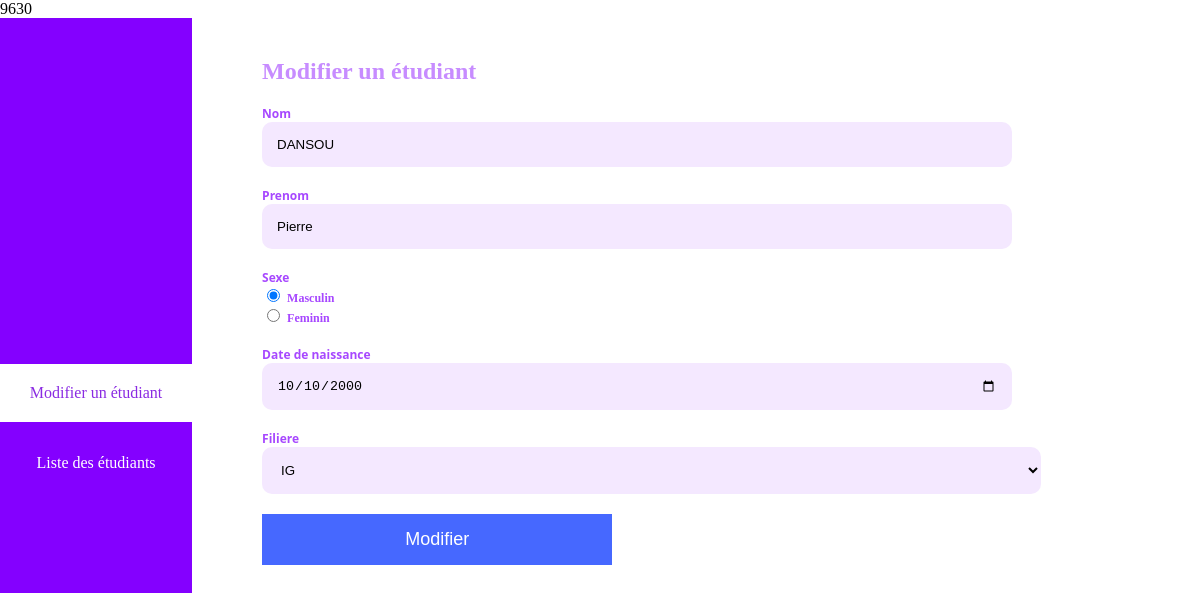
The app's page /edit.php?id=4 with its own data.
### tables this page shows
CREATE TABLE `students` (
  `id` int(11) NOT NULL,
  `nom` varchar(100) NOT NULL,
  `prenom` varchar(100) NOT NULL,
  `sexe` varchar(20) NOT NULL,
  `date_naissance` date NOT NULL,
  `filiere` varchar(100) NOT NULL
);

### edit.php (the view, shortened to what this page needs)
<?php
    require 'functions.php';
    if (isset($_GET['id']))
    {
        $id = htmlentities($_GET['id']);
        if (intval($id))
        {
            $bdd = new PDO('mysql:host=localhost;dbname=GestStudent;charset=utf8', 'root', '');
            $student = $bdd->prepare("SELECT * FROM students WHERE id = ?");
            $student->execute(array($id));
            $student = $student->fetch(PDO::FETCH_ASSOC);
        }
        else
        {
            header("location:list_of_students.php");
            exit;
        }
    }
    else
    {
        header("location:list_of_students.php");
        exit;
    }
?>
<!DOCTYPE html>
<html lang="en">
<head>
    <link rel="stylesheet" href="style.css">
</head>
<body>
    <div class="container">
        <div class="container-left-part">
            <p class="link">
                <a class="" href="edit.php">Modifier un étudiant</a>
            </p>
            <p class="">
                <a style="color: white !important;" href="list_of_students.php">Liste des étudiants</a>
            </p>
        </div>
        <div class="container-right-part">
            <div class="">
                <div class=" ">
                    <h2 class="">Modifier un étudiant</h2>
                    <form class="" action="update.php?id=<?=$id?>" method="POST">
                        <div class="">
                            <label class="label" for="Nom"> Nom</label>
                            <input type="text" value="<?= $student['nom'] ?>" name="Nom" id="Nom" class="" placeholder="Nom">
                        </div>
                        <div class="">
                            <label for="Prenom">Prenom</label>
                            <input type="text" value="<?= $student['prenom'] ?>" name="Prenom" id="prenom" class="" placeholder="Prenom">
                        </div>
                        <label for="Sexe">Sexe</label>
                        <div class=" radio">
                            <?php
                                echo radio("sexe", $student['sexe'], ['Masculin', 'Feminin']);
                            ?>
                        </div>
                        <div class="">
                            <label for="Date" class="label">Date de naissance</label>
                            <input type="date" value="<?= $student['date_naissance'] ?>" name="Date" id="" class="" placeholder="Date de naissance">
                        </div>
                        <div class="filiere_group">
                            <label for="Filiere">Filiere</label>
                            <?php
                                echo( select("Filiere", $student['filiere'], ['IG', 'MRH', 'BF', 'ECO', 'ASS']));
                            ?>
                        </div>
                        <div class="buttons">
                            <button type="submit">Modifier</button>
                        </div>
                    </form>
                </div>
            </div>
        </div>
    </div>
</body>
</html>

### style.css (style rules this page uses)
body { padding: 0; margin: 0; }
a { text-decoration: none; color: blueviolet; }
.container { display: flex; height: 100vh; }
.container-left-part { display: flex; flex-direction: column; align-items: center; justify-content: center; background-color: rgb(132, 0, 255); width: 17%; height: 100vh; }
.link { text-align: center; width: 100%; padding: 20px; background-color: white; }
form, form>div { display: flex; flex-direction: column; margin-bottom: 20px; }
.container-right-part { width: 83%; padding: 20px 0 0 70px; }
form>div>input, .filiere_group>select { padding: 15px; outline: none; border: none; border-radius: 10px; background-color: rgb(244, 232, 255); }
form>div>input { width: 80%; }
label { font-family: system-ui, -apple-system, BlinkMacSystemFont, 'Segoe UI', Roboto, Oxygen, Ubuntu, Cantarell, 'Open Sans', 'Helvetica Neue', sans-serif; color: rgb(167, 72, 255); font-size: 12px; font-weight: 600; }
.buttons { display: flex; flex-direction: row; justify-content: space-between; width: 83%; }
.buttons button { width: 45%; padding: 15px; border: none; color: white; font-size: 18px; }
.buttons button[type=submit] { background-color: rgb(70, 104, 255); }
h2 { font-family: cursive; color: rgb(199, 140, 255); }

### records on screen
students: Nom "DANSOU", Prenom "Pierre", Date "10/10/2000"

### other values on screen
$radio "Masculin Feminin"
form field Filiere "IG"
